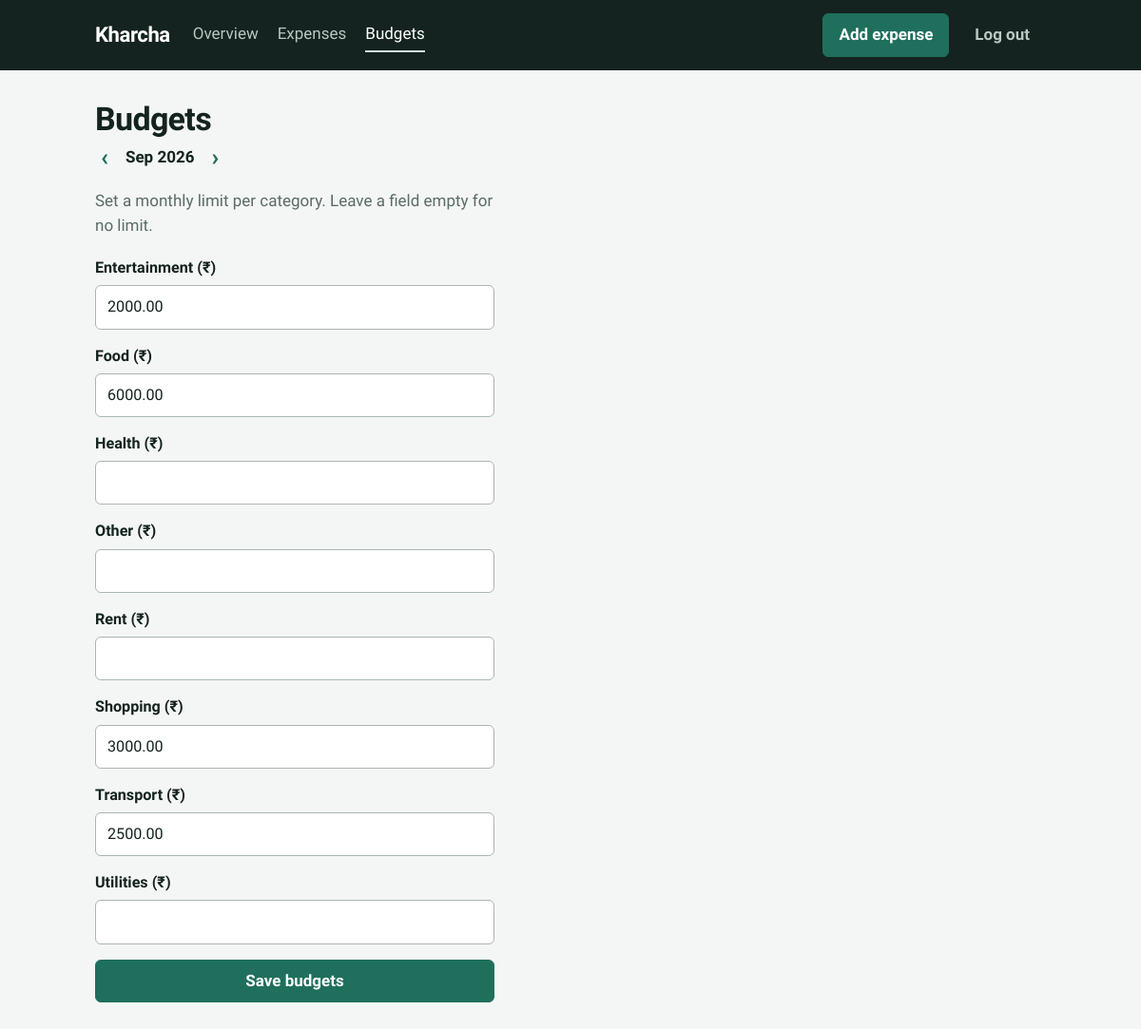
The page /budgets (signed in) on the database its author committed.
### expense_tracker/models.py (models this page shows)
class Category(db.Model):
    __tablename__ = "categories"
    __table_args__ = (db.UniqueConstraint("user_id", "name", name="uq_category_user_name"),)
    id = db.Column(db.Integer, primary_key=True)
    user_id = db.Column(db.Integer, db.ForeignKey("users.id"), nullable=False)
    name = db.Column(db.String(40), nullable=False)

class Budget(db.Model):
    __tablename__ = "budgets"
    __table_args__ = (
        db.UniqueConstraint("user_id", "category_id", "month", name="uq_budget_user_cat_month"),
        db.CheckConstraint("limit_paise > 0", name="ck_budget_limit_positive"),
    )
    id = db.Column(db.Integer, primary_key=True)
    user_id = db.Column(db.Integer, db.ForeignKey("users.id"), nullable=False)
    category_id = db.Column(db.Integer, db.ForeignKey("categories.id"), nullable=False)
    month = db.Column(db.String(7), nullable=False)  # 'YYYY-MM'
    limit_paise = db.Column(db.Integer, nullable=False)

### expense_tracker/main.py (the view, shortened to what this page needs)
@bp.route("/budgets", methods=["GET", "POST"])
@login_required
def budgets():
    month = parse_month(request.values.get("month")) or current_month()
    categories = _categories()
    status = 200
    posted = None
    existing = {
        b.category_id: b
        for b in db.session.scalars(db.select(Budget).where(Budget.user_id == current_user.id, Budget.month == month))
    }
    return render_template(
        "budgets.html", month=month, prev_month=shift_month(month, -1), next_month=shift_month(month, 1),
        categories=categories, existing=existing, posted=posted, paise_to_str=paise_to_str,
    ), status

### expense_tracker/main.py (called while the page is built)
def _categories():
    stmt = db.select(Category).where(Category.user_id == current_user.id).order_by(Category.name)
    return db.session.scalars(stmt).all()

### expense_tracker/utils.py (called while the page is built)
def paise_to_str(paise):
    rupees, rem = divmod(paise, 100)
    return f"{rupees}.{rem:02d}"

def current_month():
    return date.today().strftime("%Y-%m")

def parse_month(value):
    try:
        return datetime.strptime(value or "", "%Y-%m").strftime("%Y-%m")
    except ValueError:
        return None

def shift_month(month, delta):
    year, mon = map(int, month.split("-"))
    index = year * 12 + (mon - 1) + delta
    return f"{index // 12:04d}-{index % 12 + 1:02d}"

def month_label(month, short=False):
    return datetime.strptime(month, "%Y-%m").strftime("%b" if short else "%b %Y")

def get_csrf_token():
    if "csrf_token" not in session:
        session["csrf_token"] = secrets.token_urlsafe(32)
    return session["csrf_token"]

### expense_tracker/templates/budgets.html (shortened to what this page needs)
{% extends "base.html" %}
{% block content %}
<section class="auth">
  <h1>Budgets</h1>
  <div class="month-switch">
    <a href="{{ url_for('main.budgets', month=prev_month) }}" aria-label="Previous month">&lsaquo;</a>
    <span>{{ month|month_label }}</span>
    <a href="{{ url_for('main.budgets', month=next_month) }}" aria-label="Next month">&rsaquo;</a>
  </div>
  <p class="muted">Set a monthly limit per category. Leave a field empty for no limit.</p>
  <form method="post" class="stack">
    {% for c in categories %}
    <label>{{ c.name }} (₹)
      <input type="text" inputmode="decimal" name="limit_{{ c.id }}"
             value="{{ posted.get('limit_' ~ c.id, '') if posted else (paise_to_str(existing[c.id].limit_paise) if c.id in existing else '') }}">
    </label>
    {% endfor %}
    <button class="btn btn-primary" type="submit">Save budgets</button>
  </form>
</section>
{% endblock %}

### expense_tracker/static/style.css (style rules this page uses)
:root { --paper: #F4F6F5; --surface: #FFFFFF; --ink: #14231F; --muted: #5B6B66; --line: #D3DBD7; --green: #1F6F5C; --green-soft: #CFE3DC; --amber: #B7791F; --red: #B3372B; --radius: 6px; }
* { box-sizing: border-box; }
html { font-size: 17px; }
body { margin: 0; background: var(--paper); color: var(--ink); font-family: "Bricolage Grotesque", system-ui, -apple-system, "Segoe UI", Roboto, sans-serif; line-height: 1.5; font-variant-numeric: tabular-nums; }
h1 { font-size: 2rem; line-height: 1.15; margin: 32px 0 8px; font-weight: 800; letter-spacing: -0.02em; }
a { color: var(--green); text-underline-offset: 3px; }
.muted { color: var(--muted); }
.btn { font: inherit; font-weight: 600; cursor: pointer; text-decoration: none; display: inline-block; padding: 9px 16px; border-radius: var(--radius); border: 1px solid var(--line); background: var(--surface); color: var(--ink); }
.btn-primary { background: var(--green); border-color: var(--green); color: #fff; }
.auth { max-width: 420px; }
.stack { display: flex; flex-direction: column; gap: 16px; margin: 20px 0; }
label { display: flex; flex-direction: column; gap: 6px; font-weight: 600; font-size: 0.95rem; }
input, select { font: inherit; padding: 10px 12px; border: 1px solid #A9B6B1; border-radius: var(--radius); background: var(--surface); color: var(--ink); font-weight: 400; }
.month-switch { display: inline-flex; align-items: center; gap: 12px; font-weight: 600; margin-bottom: 4px; }
.month-switch a, .month-switch .disabled { font-size: 1.5rem; line-height: 1; text-decoration: none; padding: 0 6px; }
section { margin-top: 32px; }

### rows shown on the page
Category: name "Entertainment"
Budget: get "2000.00"
Category: name "Food"
Budget: get "6000.00"
Category: name "Health"
Category: name "Other"
Category: name "Rent"
Category: name "Shopping"
Budget: get "3000.00"
Category: name "Transport"
Budget: get "2500.00"
Category: name "Utilities"

### other values the page prints
{{ month|month_label }} "Sep 2026"
